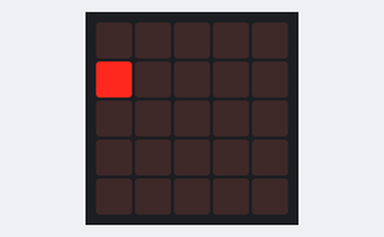
Recording of a program running on a simulated BBC micro:bit (MakeCode). Shown: the board's 5×5 LED display.

Above: at 0.05 s.
At 0.75 s:
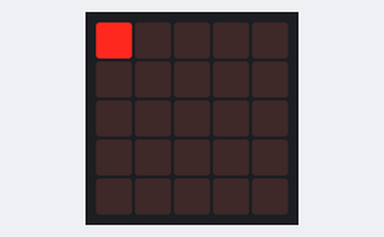
At 1.45 s:
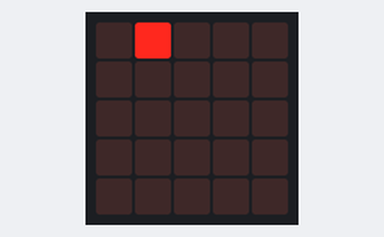
At 2.15 s:
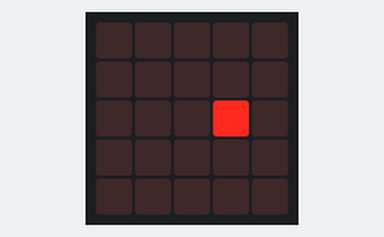
At 2.55 s:
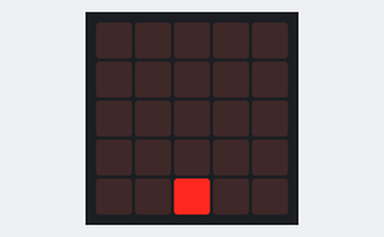
At 2.96 s:
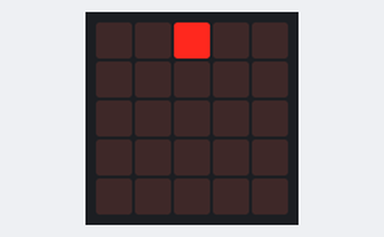

The program:

main.ts
```typescript
let a = 0
let b = 0
let c = 0
let d = 0
let e = 0
let liste: number[] = []
function faireQuelqueChose () {
    led.plot(0, a)
    led.unplot(0, a)
    led.plot(1, b)
    led.unplot(1, b)
    led.plot(2, c)
    led.unplot(2, c)
    led.plot(3, d)
    led.unplot(3, d)
    led.plot(4, e)
    led.unplot(4, e)
    while (a < 4) {
        a += 1
        led.plot(0, a)
        basic.pause(100)
        led.unplot(0, a)
    }
    while (a > 0) {
        a += -1
        led.plot(0, a)
        basic.pause(100)
        led.unplot(0, a)
    }
}
function faireQuelqueChose4 () {
    while (d < 4) {
        d += 1
        led.plot(3, d)
        basic.pause(100)
        led.unplot(3, d)
    }
    while (d > 0) {
        d += -1
        led.plot(3, d)
        basic.pause(100)
        led.unplot(3, d)
    }
}
function faireQuelqueChose2 () {
    while (b < 4) {
        b += 1
        led.plot(1, b)
        basic.pause(100)
        led.unplot(1, b)
    }
    while (b > 0) {
        b += -1
        led.plot(1, b)
        basic.pause(100)
        led.unplot(1, b)
    }
}
function faireQuelqueChose3 () {
    while (e < 4) {
        e += 1
        led.plot(4, e)
        basic.pause(100)
        led.unplot(4, e)
    }
    while (e > 0) {
        e += -1
        led.plot(4, e)
        basic.pause(100)
        led.unplot(4, e)
    }
}
function faireQuelqueChose5 () {
    while (c < 4) {
        c += 1
        led.plot(2, c)
        basic.pause(100)
        led.unplot(2, c)
    }
    while (c > 0) {
        c += -1
        led.plot(2, c)
        basic.pause(100)
        led.unplot(2, c)
    }
}
basic.forever(function () {
    liste = [0, 1, 2, 3, 4]
    a = liste[0]
    b = liste[1]
    c = liste[2]
    d = liste[3]
    e = liste[4]
    faireQuelqueChose()
    faireQuelqueChose2()
    faireQuelqueChose3()
    faireQuelqueChose4()
    faireQuelqueChose5()
})
```

test.ts
```typescript
// les tests vont ici ; cela ne sera pas compilé si ce paquet est utilisé en tant qu'extension.
```

Measured:
- by itself, everything shown: repeats every 3.0 s, in 30 steps
